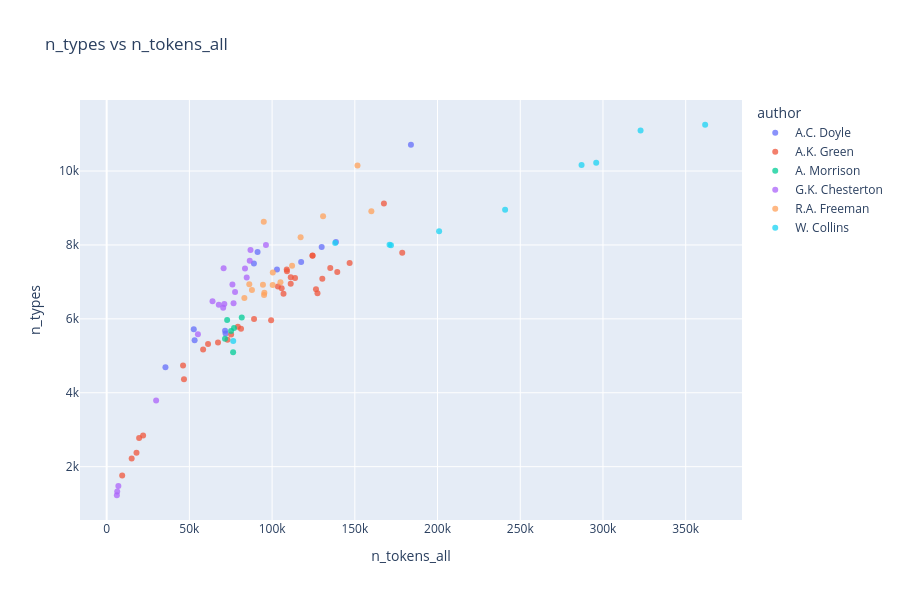
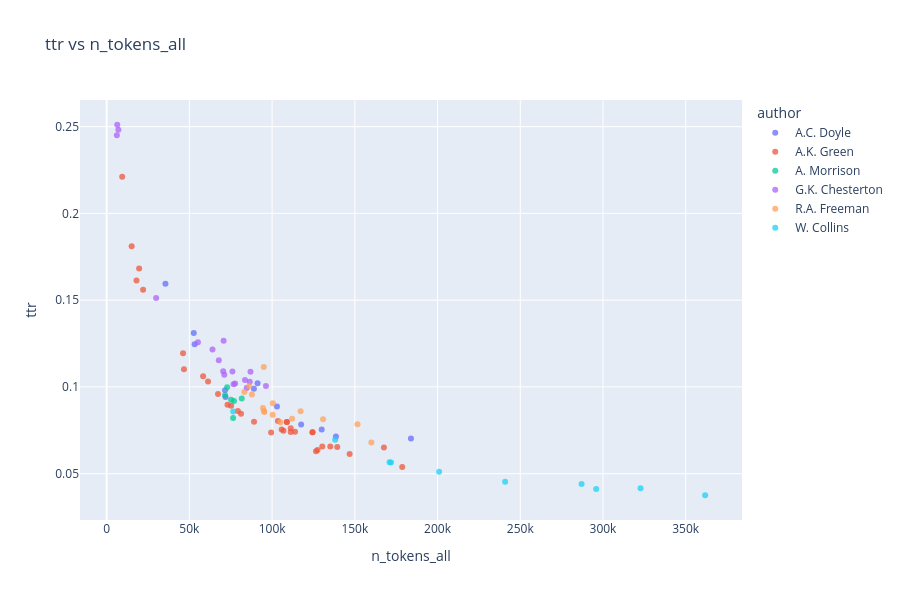
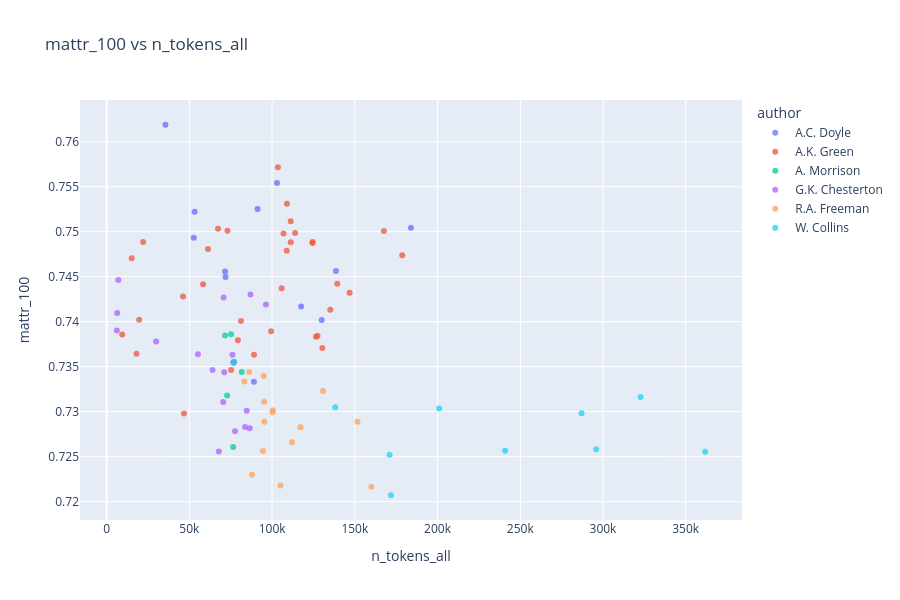
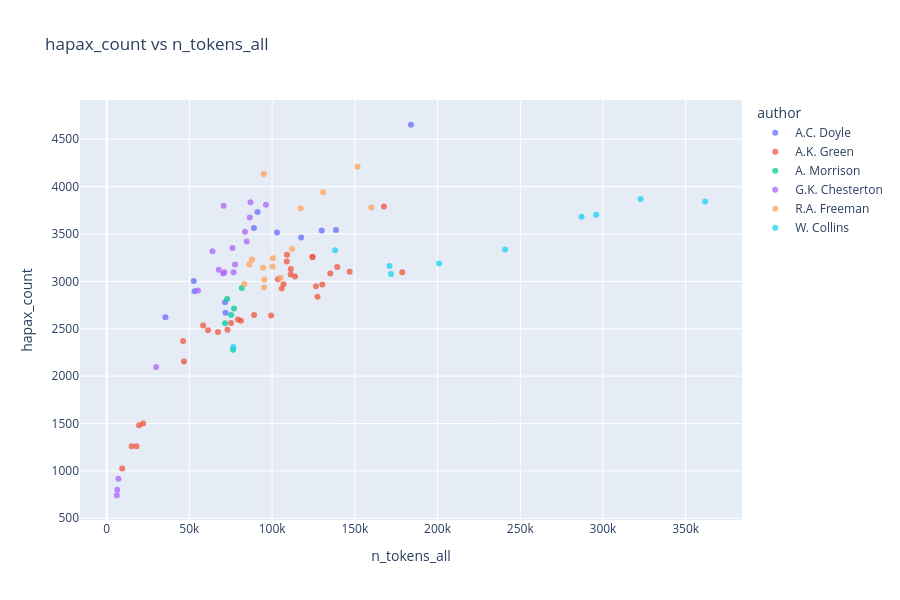

Notebook cell for these charts, in order:
### Code cell
plot_scatter_list_plotly(
    data=df_corpus,
    scatter_pairs=scatter_pairs,
    hue="author",
    work_col="title",
)

### Figure 1 — Plotly figure (JSON) as saved in the notebook; plotly's stock layout.template omitted (floating-point values rounded to 4 significant figures)
{"data": [{"customdata": [["A.C. Doyle"], ["A.C. Doyle"], ["A.C. Doyle"], ["A.C. Doyle"], ["A.C. Doyle"], ["A.C. Doyle"], ["A.C. Doyle"], ["A.C. Doyle"], ["A.C. Doyle"], ["A.C. Doyle"], ["A.C. Doyle"], ["A.C. Doyle"]], "hovertemplate": "<b>%{hovertext}</b><br><br>author=%{customdata[0]}<br>n_tokens_all=%{x}<br>n_types=%{y}<extra></extra>", "hovertext": ["A Study in Scarlet", "Tales of Terror and Mystery", "The Adventures of Sherlock Holmes", "The case-book of Sherlock Holmes", "The Hound of the Baskervilles", "The Lost World", "The Memoirs of Sherlock Holmes", "The Poison Belt", "The Return of Sherlock Holmes", "The Sign of the Four", "The Valley of Fear", "The White Company"], "legendgroup": "A.C. Doyle", "marker": {"color": "#636efa", "opacity": 0.75, "symbol": "circle"}, "mode": "markers", "name": "A.C. Doyle", "orientation": "v", "showlegend": true, "type": "scatter", "x": [52654, 89015, 129973, 102949, 71859, 91221, 117564, 35536, 138592, 53167, 71564, 183927], "xaxis": "x", "y": [5718, 7497, 7944, 7334, 5605, 7811, 7538, 4693, 8077, 5420, 5679, 10712], "yaxis": "y"}, {"customdata": [["A.K. Green"], ["A.K. Green"], ["A.K. Green"], ["A.K. Green"], ["A.K. Green"], ["A.K. Green"], ["A.K. Green"], ["A.K. Green"], ["A.K. Green"], ["A.K. Green"], ["A.K. Green"], ["A.K. Green"], ["A.K. Green"], ["A.K. Green"], ["A.K. Green"], ["A.K. Green"], ["A.K. Green"], ["A.K. Green"], ["A.K. Green"], ["A.K. Green"], ["A.K. Green"], ["A.K. Green"], ["A.K. Green"], ["A.K. Green"], ["A.K. Green"], ["A.K. Green"], ["A.K. Green"], ["A.K. Green"], ["A.K. Green"], ["A.K. Green"], ["A.K. Green"], ["A.K. Green"], ["A.K. Green"], ["A.K. Green"]], "hovertemplate": "<b>%{hovertext}</b><br><br>author=%{customdata[0]}<br>n_tokens_all=%{x}<br>n_types=%{y}<extra></extra>", "hovertext": ["7 to 12: A Detective Story", "A Difficult Problem", "A Matter of Millions", "A Strange Disappearance", "Agatha Webb", "Behind Closed Doors", "Cynthia Wakeham's Money", "Dark Hollow", "Doctor Izard", "Hand and Ring", "Initials Only", "Lost Man's Lane", "Masterpieces of Mystery", "One of My Sons", "Room Number 3, and Other Detective Stories", "That Affair Next Door", "The Chief Legatee", "The Circular Study", "The Doctor, his Wife, and the Clock", "The Filigree Ball", "The Forsaken Inn", "The Golden Slipper and Other Problems for Violet Strange", "The House of the Whispering Pines", "The Leavenworth Case", "The Mill Mystery", "The Millionaire Baby", "The Mystery of the Hasty Arrow", "The Old Stone House and Other Stories", "The Step on the Stair ", "The Sword of Damocles", "The Woman in the Alcove", "Three Thousand Dollars", "To the Minute", "X Y Z: A Detective Story"], "legendgroup": "A.K. Green", "marker": {"color": "#EF553B", "opacity": 0.75, "symbol": "circle"}, "mode": "markers", "name": "A.K. Green", "orientation": "v", "showlegend": true, "type": "scatter", "x": [18035, 9390, 130354, 61280, 106902, 146868, 99399, 108990, 58302, 178663, 103512, 111286, 124417, 113872, 124455, 127434, 73064, 67303, 19623, 105774, 75234, 108838, 135171, 139396, 89085, 81224, 111249, 46731, 126529, 167590, 79315, 15120, 46167, 22028], "xaxis": "x", "y": [2380, 1759, 7084, 5317, 6679, 7511, 5965, 7288, 5173, 7789, 6873, 7128, 7708, 7105, 7717, 6692, 5432, 5363, 2777, 6831, 5574, 7333, 7378, 7267, 5995, 5735, 6952, 4363, 6803, 9121, 5788, 2219, 4736, 2841], "yaxis": "y"}, {"customdata": [["A. Morrison"], ["A. Morrison"], ["A. Morrison"], ["A. Morrison"], ["A. Morrison"], ["A. Morrison"]], "hovertemplate": "<b>%{hovertext}</b><br><br>author=%{customdata[0]}<br>n_tokens_all=%{x}<br>n_types=%{y}<extra></extra>", "hovertext": ["Adventures of Martin Hewit", "Chronicles of Martin Hewitt", "Martin Hewitt, Investigator", "The Dorrington Deed-Box", "The Red Triangle", "The Hole in the Wall"], "legendgroup": "A. Morrison", "marker": {"color": "#00cc96", "opacity": 0.75, "symbol": "circle"}, "mode": "markers", "name": "A. Morrison", "orientation": "v", "showlegend": true, "type": "scatter", "x": [76977, 75202, 71542, 72829, 76432, 81648], "xaxis": "x", "y": [5753, 5668, 5463, 5969, 5097, 6036], "yaxis": "y"}, {"customdata": [["G.K. Chesterton"], ["G.K. Chesterton"], ["G.K. Chesterton"], ["G.K. Chesterton"], ["G.K. Chesterton"], ["G.K. Chesterton"], ["G.K. Chesterton"], ["G.K. Chesterton"], ["G.K. Chesterton"], ["G.K. Chesterton"], ["G.K. Chesterton"], ["G.K. Chesterton"], ["G.K. Chesterton"], ["G.K. Chesterton"], ["G.K. Chesterton"], ["G.K. Chesterton"], ["G.K. Chesterton"], ["G.K. Chesterton"]], "hovertemplate": "<b>%{hovertext}</b><br><br>author=%{customdata[0]}<br>n_tokens_all=%{x}<br>n_types=%{y}<extra></extra>", "hovertext": ["Four Faultless Felons", "Manalive", "The Club of Queer Trades", "The Donnington Affair", "The Incredulity of Father Brown", "The innocence of Father Brown", "The Man Who Knew Too Much", "The Man Who Was Thursday: A Nightmare", "The Mask of Midas", "The Napoleon of Notting Hill", "The Paradoxes of Mr Pond", "The Poet and The Lunatics", "The Return of Don Quixote", "The Scandal of Father Brown", "The Secret of Father Brown", "The Trees of Pride", "The White Pillars Murder", "The Wisdom of Father Brown"], "legendgroup": "G.K. Chesterton", "marker": {"color": "#ab63fa", "opacity": 0.75, "symbol": "circle"}, "mode": "markers", "name": "G.K. Chesterton", "orientation": "v", "showlegend": true, "type": "scatter", "x": [83622, 70684, 55166, 6160, 84658, 96287, 71123, 70439, 7064, 67778, 63992, 77608, 86487, 76019, 76698, 29904, 6390, 86944], "xaxis": "x", "y": [7362, 7368, 5584, 1227, 7116, 7995, 6403, 6303, 1477, 6380, 6474, 6724, 7573, 6928, 6425, 3790, 1326, 7866], "yaxis": "y"}, {"customdata": [["R.A. Freeman"], ["R.A. Freeman"], ["R.A. Freeman"], ["R.A. Freeman"], ["R.A. Freeman"], ["R.A. Freeman"], ["R.A. Freeman"], ["R.A. Freeman"], ["R.A. Freeman"], ["R.A. Freeman"], ["R.A. Freeman"], ["R.A. Freeman"], ["R.A. Freeman"], ["R.A. Freeman"], ["R.A. Freeman"]], "hovertemplate": "<b>%{hovertext}</b><br><br>author=%{customdata[0]}<br>n_tokens_all=%{x}<br>n_types=%{y}<extra></extra>", "hovertext": ["A silent witness", "As a thief in the night", "Dr. Thorndyke's Casebook", "Helen Vardon's confession", "John Thorndyke's Cases", "The D'Arblay Mystery", "The Exploits of Danby Croker", "The Eye of Osiris", "The golden pool", "The Magic Casket", "The Mystery of 31 New Inn", "The mystery of Angelina Frood", "The Red Thumb Mark", "The shadow of the Wolf", "The singing bone"], "legendgroup": "R.A. Freeman", "marker": {"color": "#FFA15A", "opacity": 0.75, "symbol": "circle"}, "mode": "markers", "name": "R.A. Freeman", "orientation": "v", "showlegend": true, "type": "scatter", "x": [130815, 105048, 83244, 160003, 100421, 100349, 94972, 117241, 151630, 95147, 95318, 112078, 87819, 94473, 86214], "xaxis": "x", "y": [8774, 6991, 6567, 8911, 7253, 6914, 8629, 8209, 10147, 6644, 6708, 7436, 6782, 6923, 6936], "yaxis": "y"}, {"customdata": [["W. Collins"], ["W. Collins"], ["W. Collins"], ["W. Collins"], ["W. Collins"], ["W. Collins"], ["W. Collins"], ["W. Collins"], ["W. Collins"], ["W. Collins"]], "hovertemplate": "<b>%{hovertext}</b><br><br>author=%{customdata[0]}<br>n_tokens_all=%{x}<br>n_types=%{y}<extra></extra>", "hovertext": ["Armadale", "Basil", "Man and Wife", "No Name", "Poor Miss Finch", "The Dead Secret", "The Haunted Hotel", "The Law and the Lady", "The Moonstone", "The Woman in White"], "legendgroup": "W. Collins", "marker": {"color": "#19d3f3", "opacity": 0.75, "symbol": "circle"}, "mode": "markers", "name": "W. Collins", "orientation": "v", "showlegend": true, "type": "scatter", "x": [361763, 138123, 287061, 322718, 200961, 171002, 76508, 171874, 240842, 295914], "xaxis": "x", "y": [11252, 8050, 10164, 11096, 8370, 8004, 5404, 7992, 8953, 10225], "yaxis": "y"}], "layout": {"height": 600, "legend": {"title": {"text": "author"}, "tracegroupgap": 0}, "title": {"text": "n_types vs n_tokens_all"}, "width": 900, "xaxis": {"anchor": "y", "domain": [0, 1], "title": {"text": "n_tokens_all"}}, "yaxis": {"anchor": "x", "domain": [0, 1], "title": {"text": "n_types"}}}}

### Figure 2 — Plotly figure (JSON) as saved in the notebook; plotly's stock layout.template omitted (floating-point values rounded to 4 significant figures)
{"data": [{"customdata": [["A.C. Doyle"], ["A.C. Doyle"], ["A.C. Doyle"], ["A.C. Doyle"], ["A.C. Doyle"], ["A.C. Doyle"], ["A.C. Doyle"], ["A.C. Doyle"], ["A.C. Doyle"], ["A.C. Doyle"], ["A.C. Doyle"], ["A.C. Doyle"]], "hovertemplate": "<b>%{hovertext}</b><br><br>author=%{customdata[0]}<br>n_tokens_all=%{x}<br>ttr=%{y}<extra></extra>", "hovertext": ["A Study in Scarlet", "Tales of Terror and Mystery", "The Adventures of Sherlock Holmes", "The case-book of Sherlock Holmes", "The Hound of the Baskervilles", "The Lost World", "The Memoirs of Sherlock Holmes", "The Poison Belt", "The Return of Sherlock Holmes", "The Sign of the Four", "The Valley of Fear", "The White Company"], "legendgroup": "A.C. Doyle", "marker": {"color": "#636efa", "opacity": 0.75, "symbol": "circle"}, "mode": "markers", "name": "A.C. Doyle", "orientation": "v", "showlegend": true, "type": "scatter", "x": [52654, 89015, 129973, 102949, 71859, 91221, 117564, 35536, 138592, 53167, 71564, 183927], "xaxis": "x", "y": [0.1311, 0.09902, 0.07554, 0.08867, 0.09424, 0.1021, 0.07839, 0.1594, 0.07144, 0.1246, 0.09803, 0.07035], "yaxis": "y"}, {"customdata": [["A.K. Green"], ["A.K. Green"], ["A.K. Green"], ["A.K. Green"], ["A.K. Green"], ["A.K. Green"], ["A.K. Green"], ["A.K. Green"], ["A.K. Green"], ["A.K. Green"], ["A.K. Green"], ["A.K. Green"], ["A.K. Green"], ["A.K. Green"], ["A.K. Green"], ["A.K. Green"], ["A.K. Green"], ["A.K. Green"], ["A.K. Green"], ["A.K. Green"], ["A.K. Green"], ["A.K. Green"], ["A.K. Green"], ["A.K. Green"], ["A.K. Green"], ["A.K. Green"], ["A.K. Green"], ["A.K. Green"], ["A.K. Green"], ["A.K. Green"], ["A.K. Green"], ["A.K. Green"], ["A.K. Green"], ["A.K. Green"]], "hovertemplate": "<b>%{hovertext}</b><br><br>author=%{customdata[0]}<br>n_tokens_all=%{x}<br>ttr=%{y}<extra></extra>", "hovertext": ["7 to 12: A Detective Story", "A Difficult Problem", "A Matter of Millions", "A Strange Disappearance", "Agatha Webb", "Behind Closed Doors", "Cynthia Wakeham's Money", "Dark Hollow", "Doctor Izard", "Hand and Ring", "Initials Only", "Lost Man's Lane", "Masterpieces of Mystery", "One of My Sons", "Room Number 3, and Other Detective Stories", "That Affair Next Door", "The Chief Legatee", "The Circular Study", "The Doctor, his Wife, and the Clock", "The Filigree Ball", "The Forsaken Inn", "The Golden Slipper and Other Problems for Violet Strange", "The House of the Whispering Pines", "The Leavenworth Case", "The Mill Mystery", "The Millionaire Baby", "The Mystery of the Hasty Arrow", "The Old Stone House and Other Stories", "The Step on the Stair ", "The Sword of Damocles", "The Woman in the Alcove", "Three Thousand Dollars", "To the Minute", "X Y Z: A Detective Story"], "legendgroup": "A.K. Green", "marker": {"color": "#EF553B", "opacity": 0.75, "symbol": "circle"}, "mode": "markers", "name": "A.K. Green", "orientation": "v", "showlegend": true, "type": "scatter", "x": [18035, 9390, 130354, 61280, 106902, 146868, 99399, 108990, 58302, 178663, 103512, 111286, 124417, 113872, 124455, 127434, 73064, 67303, 19623, 105774, 75234, 108838, 135171, 139396, 89085, 81224, 111249, 46731, 126529, 167590, 79315, 15120, 46167, 22028], "xaxis": "x", "y": [0.1614, 0.2211, 0.0656, 0.1032, 0.07472, 0.06129, 0.07379, 0.07973, 0.1061, 0.05388, 0.0803, 0.07624, 0.07383, 0.07422, 0.0739, 0.06368, 0.08967, 0.09595, 0.1682, 0.0755, 0.08915, 0.07984, 0.06574, 0.06533, 0.07999, 0.0846, 0.0741, 0.1101, 0.06289, 0.06504, 0.08607, 0.181, 0.1195, 0.1561], "yaxis": "y"}, {"customdata": [["A. Morrison"], ["A. Morrison"], ["A. Morrison"], ["A. Morrison"], ["A. Morrison"], ["A. Morrison"]], "hovertemplate": "<b>%{hovertext}</b><br><br>author=%{customdata[0]}<br>n_tokens_all=%{x}<br>ttr=%{y}<extra></extra>", "hovertext": ["Adventures of Martin Hewit", "Chronicles of Martin Hewitt", "Martin Hewitt, Investigator", "The Dorrington Deed-Box", "The Red Triangle", "The Hole in the Wall"], "legendgroup": "A. Morrison", "marker": {"color": "#00cc96", "opacity": 0.75, "symbol": "circle"}, "mode": "markers", "name": "A. Morrison", "orientation": "v", "showlegend": true, "type": "scatter", "x": [76977, 75202, 71542, 72829, 76432, 81648], "xaxis": "x", "y": [0.09183, 0.09262, 0.09528, 0.0998, 0.08216, 0.09338], "yaxis": "y"}, {"customdata": [["G.K. Chesterton"], ["G.K. Chesterton"], ["G.K. Chesterton"], ["G.K. Chesterton"], ["G.K. Chesterton"], ["G.K. Chesterton"], ["G.K. Chesterton"], ["G.K. Chesterton"], ["G.K. Chesterton"], ["G.K. Chesterton"], ["G.K. Chesterton"], ["G.K. Chesterton"], ["G.K. Chesterton"], ["G.K. Chesterton"], ["G.K. Chesterton"], ["G.K. Chesterton"], ["G.K. Chesterton"], ["G.K. Chesterton"]], "hovertemplate": "<b>%{hovertext}</b><br><br>author=%{customdata[0]}<br>n_tokens_all=%{x}<br>ttr=%{y}<extra></extra>", "hovertext": ["Four Faultless Felons", "Manalive", "The Club of Queer Trades", "The Donnington Affair", "The Incredulity of Father Brown", "The innocence of Father Brown", "The Man Who Knew Too Much", "The Man Who Was Thursday: A Nightmare", "The Mask of Midas", "The Napoleon of Notting Hill", "The Paradoxes of Mr Pond", "The Poet and The Lunatics", "The Return of Don Quixote", "The Scandal of Father Brown", "The Secret of Father Brown", "The Trees of Pride", "The White Pillars Murder", "The Wisdom of Father Brown"], "legendgroup": "G.K. Chesterton", "marker": {"color": "#ab63fa", "opacity": 0.75, "symbol": "circle"}, "mode": "markers", "name": "G.K. Chesterton", "orientation": "v", "showlegend": true, "type": "scatter", "x": [83622, 70684, 55166, 6160, 84658, 96287, 71123, 70439, 7064, 67778, 63992, 77608, 86487, 76019, 76698, 29904, 6390, 86944], "xaxis": "x", "y": [0.1039, 0.1267, 0.1258, 0.245, 0.09941, 0.1006, 0.107, 0.1091, 0.2482, 0.1154, 0.1215, 0.1019, 0.1031, 0.1089, 0.1015, 0.1512, 0.2511, 0.1087], "yaxis": "y"}, {"customdata": [["R.A. Freeman"], ["R.A. Freeman"], ["R.A. Freeman"], ["R.A. Freeman"], ["R.A. Freeman"], ["R.A. Freeman"], ["R.A. Freeman"], ["R.A. Freeman"], ["R.A. Freeman"], ["R.A. Freeman"], ["R.A. Freeman"], ["R.A. Freeman"], ["R.A. Freeman"], ["R.A. Freeman"], ["R.A. Freeman"]], "hovertemplate": "<b>%{hovertext}</b><br><br>author=%{customdata[0]}<br>n_tokens_all=%{x}<br>ttr=%{y}<extra></extra>", "hovertext": ["A silent witness", "As a thief in the night", "Dr. Thorndyke's Casebook", "Helen Vardon's confession", "John Thorndyke's Cases", "The D'Arblay Mystery", "The Exploits of Danby Croker", "The Eye of Osiris", "The golden pool", "The Magic Casket", "The Mystery of 31 New Inn", "The mystery of Angelina Frood", "The Red Thumb Mark", "The shadow of the Wolf", "The singing bone"], "legendgroup": "R.A. Freeman", "marker": {"color": "#FFA15A", "opacity": 0.75, "symbol": "circle"}, "mode": "markers", "name": "R.A. Freeman", "orientation": "v", "showlegend": true, "type": "scatter", "x": [130815, 105048, 83244, 160003, 100421, 100349, 94972, 117241, 151630, 95147, 95318, 112078, 87819, 94473, 86214], "xaxis": "x", "y": [0.08135, 0.07962, 0.09714, 0.06801, 0.09059, 0.08401, 0.1115, 0.08598, 0.07844, 0.08608, 0.08548, 0.08169, 0.0957, 0.08784, 0.1005], "yaxis": "y"}, {"customdata": [["W. Collins"], ["W. Collins"], ["W. Collins"], ["W. Collins"], ["W. Collins"], ["W. Collins"], ["W. Collins"], ["W. Collins"], ["W. Collins"], ["W. Collins"]], "hovertemplate": "<b>%{hovertext}</b><br><br>author=%{customdata[0]}<br>n_tokens_all=%{x}<br>ttr=%{y}<extra></extra>", "hovertext": ["Armadale", "Basil", "Man and Wife", "No Name", "Poor Miss Finch", "The Dead Secret", "The Haunted Hotel", "The Law and the Lady", "The Moonstone", "The Woman in White"], "legendgroup": "W. Collins", "marker": {"color": "#19d3f3", "opacity": 0.75, "symbol": "circle"}, "mode": "markers", "name": "W. Collins", "orientation": "v", "showlegend": true, "type": "scatter", "x": [361763, 138123, 287061, 322718, 200961, 171002, 76508, 171874, 240842, 295914], "xaxis": "x", "y": [0.03758, 0.06952, 0.04403, 0.04163, 0.05106, 0.05661, 0.08585, 0.05644, 0.04536, 0.0412], "yaxis": "y"}], "layout": {"height": 600, "legend": {"title": {"text": "author"}, "tracegroupgap": 0}, "title": {"text": "ttr vs n_tokens_all"}, "width": 900, "xaxis": {"anchor": "y", "domain": [0, 1], "title": {"text": "n_tokens_all"}}, "yaxis": {"anchor": "x", "domain": [0, 1], "title": {"text": "ttr"}}}}

### Figure 3 — Plotly figure (JSON) as saved in the notebook; plotly's stock layout.template omitted (floating-point values rounded to 4 significant figures)
{"data": [{"customdata": [["A.C. Doyle"], ["A.C. Doyle"], ["A.C. Doyle"], ["A.C. Doyle"], ["A.C. Doyle"], ["A.C. Doyle"], ["A.C. Doyle"], ["A.C. Doyle"], ["A.C. Doyle"], ["A.C. Doyle"], ["A.C. Doyle"], ["A.C. Doyle"]], "hovertemplate": "<b>%{hovertext}</b><br><br>author=%{customdata[0]}<br>n_tokens_all=%{x}<br>mattr_100=%{y}<extra></extra>", "hovertext": ["A Study in Scarlet", "Tales of Terror and Mystery", "The Adventures of Sherlock Holmes", "The case-book of Sherlock Holmes", "The Hound of the Baskervilles", "The Lost World", "The Memoirs of Sherlock Holmes", "The Poison Belt", "The Return of Sherlock Holmes", "The Sign of the Four", "The Valley of Fear", "The White Company"], "legendgroup": "A.C. Doyle", "marker": {"color": "#636efa", "opacity": 0.75, "symbol": "circle"}, "mode": "markers", "name": "A.C. Doyle", "orientation": "v", "showlegend": true, "type": "scatter", "x": [52654, 89015, 129973, 102949, 71859, 91221, 117564, 35536, 138592, 53167, 71564, 183927], "xaxis": "x", "y": [0.7493, 0.7333, 0.7402, 0.7554, 0.745, 0.7525, 0.7417, 0.7619, 0.7456, 0.7522, 0.7456, 0.7504], "yaxis": "y"}, {"customdata": [["A.K. Green"], ["A.K. Green"], ["A.K. Green"], ["A.K. Green"], ["A.K. Green"], ["A.K. Green"], ["A.K. Green"], ["A.K. Green"], ["A.K. Green"], ["A.K. Green"], ["A.K. Green"], ["A.K. Green"], ["A.K. Green"], ["A.K. Green"], ["A.K. Green"], ["A.K. Green"], ["A.K. Green"], ["A.K. Green"], ["A.K. Green"], ["A.K. Green"], ["A.K. Green"], ["A.K. Green"], ["A.K. Green"], ["A.K. Green"], ["A.K. Green"], ["A.K. Green"], ["A.K. Green"], ["A.K. Green"], ["A.K. Green"], ["A.K. Green"], ["A.K. Green"], ["A.K. Green"], ["A.K. Green"], ["A.K. Green"]], "hovertemplate": "<b>%{hovertext}</b><br><br>author=%{customdata[0]}<br>n_tokens_all=%{x}<br>mattr_100=%{y}<extra></extra>", "hovertext": ["7 to 12: A Detective Story", "A Difficult Problem", "A Matter of Millions", "A Strange Disappearance", "Agatha Webb", "Behind Closed Doors", "Cynthia Wakeham's Money", "Dark Hollow", "Doctor Izard", "Hand and Ring", "Initials Only", "Lost Man's Lane", "Masterpieces of Mystery", "One of My Sons", "Room Number 3, and Other Detective Stories", "That Affair Next Door", "The Chief Legatee", "The Circular Study", "The Doctor, his Wife, and the Clock", "The Filigree Ball", "The Forsaken Inn", "The Golden Slipper and Other Problems for Violet Strange", "The House of the Whispering Pines", "The Leavenworth Case", "The Mill Mystery", "The Millionaire Baby", "The Mystery of the Hasty Arrow", "The Old Stone House and Other Stories", "The Step on the Stair ", "The Sword of Damocles", "The Woman in the Alcove", "Three Thousand Dollars", "To the Minute", "X Y Z: A Detective Story"], "legendgroup": "A.K. Green", "marker": {"color": "#EF553B", "opacity": 0.75, "symbol": "circle"}, "mode": "markers", "name": "A.K. Green", "orientation": "v", "showlegend": true, "type": "scatter", "x": [18035, 9390, 130354, 61280, 106902, 146868, 99399, 108990, 58302, 178663, 103512, 111286, 124417, 113872, 124455, 127434, 73064, 67303, 19623, 105774, 75234, 108838, 135171, 139396, 89085, 81224, 111249, 46731, 126529, 167590, 79315, 15120, 46167, 22028], "xaxis": "x", "y": [0.7364, 0.7386, 0.7371, 0.7481, 0.7498, 0.7432, 0.7389, 0.7531, 0.7442, 0.7474, 0.7572, 0.7488, 0.7487, 0.7498, 0.7488, 0.7384, 0.7501, 0.7503, 0.7402, 0.7437, 0.7346, 0.7479, 0.7413, 0.7442, 0.7363, 0.7401, 0.7511, 0.7298, 0.7383, 0.7501, 0.7379, 0.747, 0.7428, 0.7489], "yaxis": "y"}, {"customdata": [["A. Morrison"], ["A. Morrison"], ["A. Morrison"], ["A. Morrison"], ["A. Morrison"], ["A. Morrison"]], "hovertemplate": "<b>%{hovertext}</b><br><br>author=%{customdata[0]}<br>n_tokens_all=%{x}<br>mattr_100=%{y}<extra></extra>", "hovertext": ["Adventures of Martin Hewit", "Chronicles of Martin Hewitt", "Martin Hewitt, Investigator", "The Dorrington Deed-Box", "The Red Triangle", "The Hole in the Wall"], "legendgroup": "A. Morrison", "marker": {"color": "#00cc96", "opacity": 0.75, "symbol": "circle"}, "mode": "markers", "name": "A. Morrison", "orientation": "v", "showlegend": true, "type": "scatter", "x": [76977, 75202, 71542, 72829, 76432, 81648], "xaxis": "x", "y": [0.7355, 0.7386, 0.7385, 0.7318, 0.7261, 0.7344], "yaxis": "y"}, {"customdata": [["G.K. Chesterton"], ["G.K. Chesterton"], ["G.K. Chesterton"], ["G.K. Chesterton"], ["G.K. Chesterton"], ["G.K. Chesterton"], ["G.K. Chesterton"], ["G.K. Chesterton"], ["G.K. Chesterton"], ["G.K. Chesterton"], ["G.K. Chesterton"], ["G.K. Chesterton"], ["G.K. Chesterton"], ["G.K. Chesterton"], ["G.K. Chesterton"], ["G.K. Chesterton"], ["G.K. Chesterton"], ["G.K. Chesterton"]], "hovertemplate": "<b>%{hovertext}</b><br><br>author=%{customdata[0]}<br>n_tokens_all=%{x}<br>mattr_100=%{y}<extra></extra>", "hovertext": ["Four Faultless Felons", "Manalive", "The Club of Queer Trades", "The Donnington Affair", "The Incredulity of Father Brown", "The innocence of Father Brown", "The Man Who Knew Too Much", "The Man Who Was Thursday: A Nightmare", "The Mask of Midas", "The Napoleon of Notting Hill", "The Paradoxes of Mr Pond", "The Poet and The Lunatics", "The Return of Don Quixote", "The Scandal of Father Brown", "The Secret of Father Brown", "The Trees of Pride", "The White Pillars Murder", "The Wisdom of Father Brown"], "legendgroup": "G.K. Chesterton", "marker": {"color": "#ab63fa", "opacity": 0.75, "symbol": "circle"}, "mode": "markers", "name": "G.K. Chesterton", "orientation": "v", "showlegend": true, "type": "scatter", "x": [83622, 70684, 55166, 6160, 84658, 96287, 71123, 70439, 7064, 67778, 63992, 77608, 86487, 76019, 76698, 29904, 6390, 86944], "xaxis": "x", "y": [0.7283, 0.7427, 0.7364, 0.739, 0.7301, 0.7419, 0.7344, 0.7311, 0.7446, 0.7256, 0.7346, 0.7278, 0.7281, 0.7363, 0.7354, 0.7378, 0.7409, 0.743], "yaxis": "y"}, {"customdata": [["R.A. Freeman"], ["R.A. Freeman"], ["R.A. Freeman"], ["R.A. Freeman"], ["R.A. Freeman"], ["R.A. Freeman"], ["R.A. Freeman"], ["R.A. Freeman"], ["R.A. Freeman"], ["R.A. Freeman"], ["R.A. Freeman"], ["R.A. Freeman"], ["R.A. Freeman"], ["R.A. Freeman"], ["R.A. Freeman"]], "hovertemplate": "<b>%{hovertext}</b><br><br>author=%{customdata[0]}<br>n_tokens_all=%{x}<br>mattr_100=%{y}<extra></extra>", "hovertext": ["A silent witness", "As a thief in the night", "Dr. Thorndyke's Casebook", "Helen Vardon's confession", "John Thorndyke's Cases", "The D'Arblay Mystery", "The Exploits of Danby Croker", "The Eye of Osiris", "The golden pool", "The Magic Casket", "The Mystery of 31 New Inn", "The mystery of Angelina Frood", "The Red Thumb Mark", "The shadow of the Wolf", "The singing bone"], "legendgroup": "R.A. Freeman", "marker": {"color": "#FFA15A", "opacity": 0.75, "symbol": "circle"}, "mode": "markers", "name": "R.A. Freeman", "orientation": "v", "showlegend": true, "type": "scatter", "x": [130815, 105048, 83244, 160003, 100421, 100349, 94972, 117241, 151630, 95147, 95318, 112078, 87819, 94473, 86214], "xaxis": "x", "y": [0.7323, 0.7218, 0.7334, 0.7216, 0.7301, 0.7299, 0.734, 0.7283, 0.7289, 0.7311, 0.7289, 0.7266, 0.723, 0.7256, 0.7344], "yaxis": "y"}, {"customdata": [["W. Collins"], ["W. Collins"], ["W. Collins"], ["W. Collins"], ["W. Collins"], ["W. Collins"], ["W. Collins"], ["W. Collins"], ["W. Collins"], ["W. Collins"]], "hovertemplate": "<b>%{hovertext}</b><br><br>author=%{customdata[0]}<br>n_tokens_all=%{x}<br>mattr_100=%{y}<extra></extra>", "hovertext": ["Armadale", "Basil", "Man and Wife", "No Name", "Poor Miss Finch", "The Dead Secret", "The Haunted Hotel", "The Law and the Lady", "The Moonstone", "The Woman in White"], "legendgroup": "W. Collins", "marker": {"color": "#19d3f3", "opacity": 0.75, "symbol": "circle"}, "mode": "markers", "name": "W. Collins", "orientation": "v", "showlegend": true, "type": "scatter", "x": [361763, 138123, 287061, 322718, 200961, 171002, 76508, 171874, 240842, 295914], "xaxis": "x", "y": [0.7255, 0.7305, 0.7298, 0.7316, 0.7303, 0.7252, 0.7354, 0.7207, 0.7256, 0.7258], "yaxis": "y"}], "layout": {"height": 600, "legend": {"title": {"text": "author"}, "tracegroupgap": 0}, "title": {"text": "mattr_100 vs n_tokens_all"}, "width": 900, "xaxis": {"anchor": "y", "domain": [0, 1], "title": {"text": "n_tokens_all"}}, "yaxis": {"anchor": "x", "domain": [0, 1], "title": {"text": "mattr_100"}}}}

### Figure 4 — Plotly figure (JSON) as saved in the notebook; plotly's stock layout.template omitted (floating-point values rounded to 4 significant figures)
{"data": [{"customdata": [["A.C. Doyle"], ["A.C. Doyle"], ["A.C. Doyle"], ["A.C. Doyle"], ["A.C. Doyle"], ["A.C. Doyle"], ["A.C. Doyle"], ["A.C. Doyle"], ["A.C. Doyle"], ["A.C. Doyle"], ["A.C. Doyle"], ["A.C. Doyle"]], "hovertemplate": "<b>%{hovertext}</b><br><br>author=%{customdata[0]}<br>n_tokens_all=%{x}<br>hapax_count=%{y}<extra></extra>", "hovertext": ["A Study in Scarlet", "Tales of Terror and Mystery", "The Adventures of Sherlock Holmes", "The case-book of Sherlock Holmes", "The Hound of the Baskervilles", "The Lost World", "The Memoirs of Sherlock Holmes", "The Poison Belt", "The Return of Sherlock Holmes", "The Sign of the Four", "The Valley of Fear", "The White Company"], "legendgroup": "A.C. Doyle", "marker": {"color": "#636efa", "opacity": 0.75, "symbol": "circle"}, "mode": "markers", "name": "A.C. Doyle", "orientation": "v", "showlegend": true, "type": "scatter", "x": [52654, 89015, 129973, 102949, 71859, 91221, 117564, 35536, 138592, 53167, 71564, 183927], "xaxis": "x", "y": [3005, 3564, 3537, 3516, 2669, 3733, 3464, 2622, 3542, 2895, 2779, 4653], "yaxis": "y"}, {"customdata": [["A.K. Green"], ["A.K. Green"], ["A.K. Green"], ["A.K. Green"], ["A.K. Green"], ["A.K. Green"], ["A.K. Green"], ["A.K. Green"], ["A.K. Green"], ["A.K. Green"], ["A.K. Green"], ["A.K. Green"], ["A.K. Green"], ["A.K. Green"], ["A.K. Green"], ["A.K. Green"], ["A.K. Green"], ["A.K. Green"], ["A.K. Green"], ["A.K. Green"], ["A.K. Green"], ["A.K. Green"], ["A.K. Green"], ["A.K. Green"], ["A.K. Green"], ["A.K. Green"], ["A.K. Green"], ["A.K. Green"], ["A.K. Green"], ["A.K. Green"], ["A.K. Green"], ["A.K. Green"], ["A.K. Green"], ["A.K. Green"]], "hovertemplate": "<b>%{hovertext}</b><br><br>author=%{customdata[0]}<br>n_tokens_all=%{x}<br>hapax_count=%{y}<extra></extra>", "hovertext": ["7 to 12: A Detective Story", "A Difficult Problem", "A Matter of Millions", "A Strange Disappearance", "Agatha Webb", "Behind Closed Doors", "Cynthia Wakeham's Money", "Dark Hollow", "Doctor Izard", "Hand and Ring", "Initials Only", "Lost Man's Lane", "Masterpieces of Mystery", "One of My Sons", "Room Number 3, and Other Detective Stories", "That Affair Next Door", "The Chief Legatee", "The Circular Study", "The Doctor, his Wife, and the Clock", "The Filigree Ball", "The Forsaken Inn", "The Golden Slipper and Other Problems for Violet Strange", "The House of the Whispering Pines", "The Leavenworth Case", "The Mill Mystery", "The Millionaire Baby", "The Mystery of the Hasty Arrow", "The Old Stone House and Other Stories", "The Step on the Stair ", "The Sword of Damocles", "The Woman in the Alcove", "Three Thousand Dollars", "To the Minute", "X Y Z: A Detective Story"], "legendgroup": "A.K. Green", "marker": {"color": "#EF553B", "opacity": 0.75, "symbol": "circle"}, "mode": "markers", "name": "A.K. Green", "orientation": "v", "showlegend": true, "type": "scatter", "x": [18035, 9390, 130354, 61280, 106902, 146868, 99399, 108990, 58302, 178663, 103512, 111286, 124417, 113872, 124455, 127434, 73064, 67303, 19623, 105774, 75234, 108838, 135171, 139396, 89085, 81224, 111249, 46731, 126529, 167590, 79315, 15120, 46167, 22028], "xaxis": "x", "y": [1260, 1024, 2966, 2483, 2969, 3101, 2640, 3280, 2535, 3097, 3022, 3132, 3258, 3051, 3258, 2839, 2489, 2465, 1481, 2925, 2560, 3209, 3082, 3152, 2645, 2585, 3073, 2155, 2948, 3789, 2598, 1260, 2370, 1501], "yaxis": "y"}, {"customdata": [["A. Morrison"], ["A. Morrison"], ["A. Morrison"], ["A. Morrison"], ["A. Morrison"], ["A. Morrison"]], "hovertemplate": "<b>%{hovertext}</b><br><br>author=%{customdata[0]}<br>n_tokens_all=%{x}<br>hapax_count=%{y}<extra></extra>", "hovertext": ["Adventures of Martin Hewit", "Chronicles of Martin Hewitt", "Martin Hewitt, Investigator", "The Dorrington Deed-Box", "The Red Triangle", "The Hole in the Wall"], "legendgroup": "A. Morrison", "marker": {"color": "#00cc96", "opacity": 0.75, "symbol": "circle"}, "mode": "markers", "name": "A. Morrison", "orientation": "v", "showlegend": true, "type": "scatter", "x": [76977, 75202, 71542, 72829, 76432, 81648], "xaxis": "x", "y": [2713, 2646, 2557, 2813, 2279, 2931], "yaxis": "y"}, {"customdata": [["G.K. Chesterton"], ["G.K. Chesterton"], ["G.K. Chesterton"], ["G.K. Chesterton"], ["G.K. Chesterton"], ["G.K. Chesterton"], ["G.K. Chesterton"], ["G.K. Chesterton"], ["G.K. Chesterton"], ["G.K. Chesterton"], ["G.K. Chesterton"], ["G.K. Chesterton"], ["G.K. Chesterton"], ["G.K. Chesterton"], ["G.K. Chesterton"], ["G.K. Chesterton"], ["G.K. Chesterton"], ["G.K. Chesterton"]], "hovertemplate": "<b>%{hovertext}</b><br><br>author=%{customdata[0]}<br>n_tokens_all=%{x}<br>hapax_count=%{y}<extra></extra>", "hovertext": ["Four Faultless Felons", "Manalive", "The Club of Queer Trades", "The Donnington Affair", "The Incredulity of Father Brown", "The innocence of Father Brown", "The Man Who Knew Too Much", "The Man Who Was Thursday: A Nightmare", "The Mask of Midas", "The Napoleon of Notting Hill", "The Paradoxes of Mr Pond", "The Poet and The Lunatics", "The Return of Don Quixote", "The Scandal of Father Brown", "The Secret of Father Brown", "The Trees of Pride", "The White Pillars Murder", "The Wisdom of Father Brown"], "legendgroup": "G.K. Chesterton", "marker": {"color": "#ab63fa", "opacity": 0.75, "symbol": "circle"}, "mode": "markers", "name": "G.K. Chesterton", "orientation": "v", "showlegend": true, "type": "scatter", "x": [83622, 70684, 55166, 6160, 84658, 96287, 71123, 70439, 7064, 67778, 63992, 77608, 86487, 76019, 76698, 29904, 6390, 86944], "xaxis": "x", "y": [3525, 3799, 2903, 743, 3422, 3808, 3097, 3082, 918, 3122, 3318, 3177, 3673, 3353, 3096, 2096, 800, 3836], "yaxis": "y"}, {"customdata": [["R.A. Freeman"], ["R.A. Freeman"], ["R.A. Freeman"], ["R.A. Freeman"], ["R.A. Freeman"], ["R.A. Freeman"], ["R.A. Freeman"], ["R.A. Freeman"], ["R.A. Freeman"], ["R.A. Freeman"], ["R.A. Freeman"], ["R.A. Freeman"], ["R.A. Freeman"], ["R.A. Freeman"], ["R.A. Freeman"]], "hovertemplate": "<b>%{hovertext}</b><br><br>author=%{customdata[0]}<br>n_tokens_all=%{x}<br>hapax_count=%{y}<extra></extra>", "hovertext": ["A silent witness", "As a thief in the night", "Dr. Thorndyke's Casebook", "Helen Vardon's confession", "John Thorndyke's Cases", "The D'Arblay Mystery", "The Exploits of Danby Croker", "The Eye of Osiris", "The golden pool", "The Magic Casket", "The Mystery of 31 New Inn", "The mystery of Angelina Frood", "The Red Thumb Mark", "The shadow of the Wolf", "The singing bone"], "legendgroup": "R.A. Freeman", "marker": {"color": "#FFA15A", "opacity": 0.75, "symbol": "circle"}, "mode": "markers", "name": "R.A. Freeman", "orientation": "v", "showlegend": true, "type": "scatter", "x": [130815, 105048, 83244, 160003, 100421, 100349, 94972, 117241, 151630, 95147, 95318, 112078, 87819, 94473, 86214], "xaxis": "x", "y": [3941, 3039, 2973, 3780, 3243, 3157, 4134, 3772, 4210, 2935, 3019, 3341, 3232, 3144, 3179], "yaxis": "y"}, {"customdata": [["W. Collins"], ["W. Collins"], ["W. Collins"], ["W. Collins"], ["W. Collins"], ["W. Collins"], ["W. Collins"], ["W. Collins"], ["W. Collins"], ["W. Collins"]], "hovertemplate": "<b>%{hovertext}</b><br><br>author=%{customdata[0]}<br>n_tokens_all=%{x}<br>hapax_count=%{y}<extra></extra>", "hovertext": ["Armadale", "Basil", "Man and Wife", "No Name", "Poor Miss Finch", "The Dead Secret", "The Haunted Hotel", "The Law and the Lady", "The Moonstone", "The Woman in White"], "legendgroup": "W. Collins", "marker": {"color": "#19d3f3", "opacity": 0.75, "symbol": "circle"}, "mode": "markers", "name": "W. Collins", "orientation": "v", "showlegend": true, "type": "scatter", "x": [361763, 138123, 287061, 322718, 200961, 171002, 76508, 171874, 240842, 295914], "xaxis": "x", "y": [3844, 3329, 3681, 3869, 3189, 3162, 2308, 3078, 3337, 3704], "yaxis": "y"}], "layout": {"height": 600, "legend": {"title": {"text": "author"}, "tracegroupgap": 0}, "title": {"text": "hapax_count vs n_tokens_all"}, "width": 900, "xaxis": {"anchor": "y", "domain": [0, 1], "title": {"text": "n_tokens_all"}}, "yaxis": {"anchor": "x", "domain": [0, 1], "title": {"text": "hapax_count"}}}}
